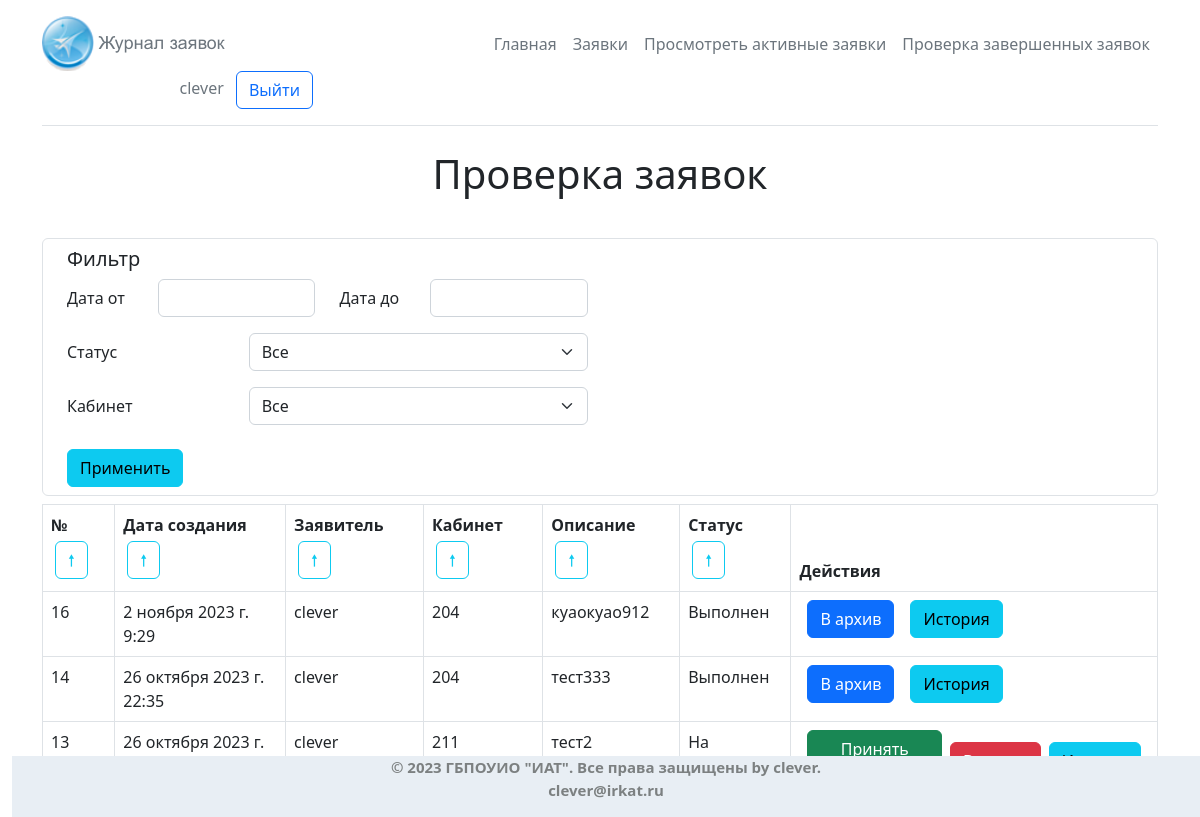
The page /labs_admin_applications/ (signed in) on the database its author committed.
### core/models.py (models this page shows, shortened)
class AuthUser(models.Model):
    password = models.CharField(max_length=128)
    last_login = models.DateTimeField(blank=True, null=True)
    is_superuser = models.BooleanField()
    username = models.CharField(unique=True, max_length=150)
    last_name = models.CharField(max_length=150)
    email = models.CharField(max_length=254)
    is_staff = models.BooleanField()
    is_active = models.BooleanField()
    date_joined = models.DateTimeField()
    first_name = models.CharField(max_length=150)
    class Meta:
        managed = False
        db_table = 'auth_user'
        verbose_name = 'Преподователь'
        verbose_name_plural = 'Преподователи'

class Application(models.Model):
    date = models.DateTimeField(default=timezone.now, verbose_name = 'Дата и Время')
    auth_user = models.ForeignKey(AuthUser, on_delete=models.CASCADE, null=True, blank=True, verbose_name = 'Преподователь')
    number_cab = models.ForeignKey(office, on_delete=models.CASCADE, null=True, blank=True, verbose_name = 'Выберите кабинет')
    description = models.TextField('Описание проблемы')
    status_application = models.ForeignKey(Status, on_delete=models.CASCADE, default='1', verbose_name = 'Cтатус')
    worker = models.ForeignKey(
        User,
        on_delete=models.SET_NULL,
        null=True,
        blank=True,
        limit_choices_to={'groups__name': 'labs'},  # Фильтр для выбора только пользователей из группы 'labs'
        verbose_name = 'Лаборант'
    )
    comments = models.TextField('Комментарии',  null=True, blank=True)
    history = HistoricalRecords()
    class Meta:
        db_table = 'applications'
        verbose_name = 'Заявка'
        verbose_name_plural = 'Заявки'

class office(models.Model):
    number = models.CharField('Номера кабинета', default="", max_length=9)
    class Meta:
        db_table = 'offices'
        verbose_name = 'кабинет'
        verbose_name_plural = 'кабинеты'
    def __str__(self):
        return f'{self.number}'

class Status(models.Model):
    name = models.CharField(max_length=128)
    class Meta:
        db_table = 'statuses'
        verbose_name = 'Статус'
        verbose_name_plural = 'Статус'

### head_admin/views.py (the view)
# urls.py: path('', views.applications_by_status, name='applications_by_status'),
@login_required
def applications_by_status(request):
    statuses = [2, 5]
    sortings = get_sortings(request)
    filters = get_filters(request)
    if 'status_application' in filters:
        statuses.append(filters['status_application'])
    applications = Application.objects.filter(
        Q(status_application__in=statuses)
        &
        Q(
            **dict(list(filters.items()))
        )
    ).order_by(sortings['ascing'] + sortings['sorting'])
    statuses = Status.objects.all()
    cabinets = office.objects.all()
    return render(
        request,
        'labs_admin_applications.html',
        {
            'applications': applications,
            'current_sorting': sortings['sorting'],
            'current_ascing': sortings['current_ascing'],
            'statuses': statuses,
            'filters': filters,
            'cabinets': cabinets,
        }
    )

### core/filters.py (called while the page is built)
def get_sortings(request):
    sorting = '-id'
    ascing = ''
    current_ascing = 1
    if request.POST.get('sorting') != None:
        sorting = request.POST.get('sorting')
    if request.POST.get('ascing') != None and request.POST.get('ascing') == '0':
        ascing = '-'
        current_ascing = 0
    return {
        'sorting': sorting,
        'ascing': ascing,
        'current_ascing': current_ascing
    }

def get_filters(request):
    filters = {}
    if request.POST.get('date__gte') != '' and request.POST.get('date__gte') != None:
        date__gte = datetime.datetime.strptime(request.POST.get('date__gte'), '%d.%m.%Y %H:%M')
        filters['date__gte'] = date__gte.isoformat()
    if request.POST.get('date__lte') != '' and request.POST.get('date__lte') != None:
        date__lte = datetime.datetime.strptime(request.POST.get('date__lte'), '%d.%m.%Y %H:%M')
        filters['date__lte'] = date__lte.isoformat()
    if request.POST.get('status_application') != None and request.POST.get('status_application') != '0':
        filters['status_application'] = int(request.POST.get('status_application'))
    if request.POST.get('number_cab') != None and request.POST.get('number_cab') != '0':
        filters['number_cab'] = int(request.POST.get('number_cab'))
    return filters

### head_admin/templates/labs_admin_applications.html (shortened to what this page needs)
{% extends 'main/general.html' %}
{% load crispy_forms_tags %}
{% load static %}
{% block body %}
<div class="container">
    <h1 class="header_text" >Проверка заявок</h1><br>
    <form action="{% url 'head_admin:applications_by_status' %}" method="POST" class="d-flex flex-column my-2">
        <div class="d-flex flex-column border border-1 border-emphasis px-4 rounded">
            <h5 class="h5 my-2">Фильтр</h5>
            <div class="mb-3 row">
                <label for="dateGte" class="col-sm-1 col-form-label">Дата от</label>
                <div class="col-sm-2">
                  <input type="text" class="form-control bs-picker" name="date__gte" {% if filters.date__gte != None %} value="{{filters.date__gte}}" {% endif %} id="dateGte">
                </div>
                <label for="dateLte" class="col-sm-1 col-form-label">Дата до</label>
                <div class="col-sm-2">
                    <input type="text" class="form-control bs-picker" name="date__lte" {% if filters.date__lte != None %} value="{{filters.date__lte}}" {% endif %} id="dateLte">
                </div>
            </div>
            <div class="mb-3 row">
                <label for="statusFilter" class="col-sm-2 col-form-label">Статус</label>
                <div class="col-sm-4">
                    <select class="form-select" name="status_application" id="statusFilter" aria-label="Статусы">
                        <option
                            value="0"
                        >Все
                        </option>
                    </select>
                </div>
            </div>
            <div class="mb-3 row">
                <label for="statusFilter" class="col-sm-2 col-form-label">Кабинет</label>
                <div class="col-sm-4">
                    <select class="form-select" name="number_cab" id="statusFilter" aria-label="Статусы">
                        <option
                            value="0"
                        >Все
                        </option>
                    </select>
                </div>
            </div>
            <div class="d-flex flex-row justify-content-start align-items-center my-2">
                <button type="submit" class="btn btn-info">Применить</button>
            </div>
        </div>
    </form>
    <table class="table table-bordered">
        <thead>
        <tr>
            <th>
                №
                <form action="{% url 'head_admin:applications_by_status' %}" method="POST" class="d-inline-block p-1">
                    <button type="submit" class="btn btn-outline-info">
                        {% if current_sorting == 'id' and current_ascing == 1 %}
                        🠗
                        {% else %}
                        🠕
                        {% endif %}
                    </button>
                </form>
            </th>
            <th>
                Дата создания
                <form action="{% url 'head_admin:applications_by_status' %}" method="POST" class="d-inline-block p-1">
                    <button type="submit" class="btn btn-outline-info">
                        {% if current_sorting == 'date' and current_ascing == 1 %}
                        🠗
                        {% else %}
                        🠕
                        {% endif %}
                    </button>
                </form>
            </th>
            <th>
                Заявитель
                <form action="{% url 'head_admin:applications_by_status' %}" method="POST" class="d-inline-block p-1">
                    <button type="submit" class="btn btn-outline-info">
                        {% if current_sorting == 'auth_user' and current_ascing == 1 %}
                        🠗
                        {% else %}
                        🠕
                        {% endif %}
                    </button>
                </form>
            </th>
            <th>
                Кабинет
                <form action="{% url 'head_admin:applications_by_status' %}" method="POST" class="d-inline-block p-1">
                    <button type="submit" class="btn btn-outline-info">
                        {% if current_sorting == 'number_cab' and current_ascing == 1 %}
                        🠗
                        {% else %}
                        🠕
                        {% endif %}
                    </button>
                </form>
            </th>
            <th>
                Описание
                <form action="{% url 'head_admin:applications_by_status' %}" method="POST" class="d-inline-block p-1">
                    <button type="submit" class="btn btn-outline-info">
                        {% if current_sorting == 'description' and current_ascing == 1 %}
                        🠗
                        {% else %}
                        🠕
                        {% endif %}
                    </button>
                </form>
            </th>
            <th>
                Статус
                <form action="{% url 'head_admin:applications_by_status' %}" method="POST" class="d-inline-block p-1">
                    <button type="submit" class="btn btn-outline-info">
                        {% if current_sorting == 'status_application' and current_ascing == 1 %}
                        🠗
                        {% else %}
                        🠕
                        {% endif %}
                    </button>
                </form>
            </th>
            <th>Действия</th>
        </tr>
        </thead>
        <tbody>
        {% for application in applications %}
            <tr>
            <td>{{ application.id }}</td>
            <td>{{ application.date }}</td>
            <td>{{ application.auth_user.username }}</td>
            <td>{{ application.number_cab }}</td>
            <td>{{ application.description }}</td>
            <td>{{ application.status_application.name }}</td>
            <td>
                <div class="d-flex flex-row align-items-center">
                    {% if application.status_application.id == 2 %}
                    <form class="mx-2" method="POST" action="{% url 'head_admin:edit_application' application.id %}">
                        <button type="submit" class="btn btn-success">Принять работу</button>
                    </form>
                    <button type="button" class="btn btn-danger" data-bs-toggle="modal" data-bs-target="#returnApplication{{ application.id }}">
                    </button>
                    {% endif %}
                    {% if application.status_application.id == 5 %}
                    <form class="mx-2" method="POST" action="{% url 'head_admin:archive_application' application.id %}">
                        <button type="submit" class="btn btn-primary">В архив</button>
                    </form>
                    {% endif %}
                    <div class="mx-2">
                        <button class="btn btn-info" type="button" data-bs-toggle="modal" data-bs-target="#historyModal{{ application.id }}">История</button>
                    </div>
                </div>
            </td>
            </tr>
        {% endfor %}
        </tbody>
    </table>
</div>
{% endblock %}

### main/templates/main/general.html (shortened to what this page needs)
{% load static %}
<!DOCTYPE html>
<html lang="en">
<head>
    <link rel="stylesheet" href="{% static 'main/css/bootstrap.min.css' %}">
    <link rel="stylesheet" href="{% static 'main/css/bootstrap-datetimepicker.min.css' %}">
    <link rel="stylesheet" href="{% static 'main/css/main.css' %}">
</head>
<body>
<section>
    <div class="container">
        <header class="d-flex flex-wrap align-items-center justify-content-center justify-content-md-between py-3 mb-4 border-bottom">
            <a href="{% url 'home' %}"
               class="d-flex align-items-center col-md-3 mb-2 mb-md-0 text-dark text-decoration-none">
                <img src="{% static 'main/img/logo.png' %}" alt="">
            </a>
            <ul class="nav col-12 col-md-auto mb-2 justify-content-center mb-md-0">
                <li><a href="{% url 'home' %}" class="nav-link px-2 link-secondary">Главная</a></li>
                {% if user.is_authenticated %}
                {% if perms.core.view_application %}
                <li><a href="/record" class="nav-link px-2 link-secondary">Заявки</a></li>
                {% endif %}
                {% if perms.core.view_status %}
                <li><a href="/labs_applications" class="nav-link px-2 link-secondary">Просмотреть активные заявки</a></li>
                {% endif %}
                {% if perms.core.view_office %}
                <li><a href="/labs_admin_applications" class="nav-link px-2 link-secondary">Проверка завершенных заявок</a></li>
                {% endif %}
                {% endif %}
            </ul>
            <div class="col-md-3 text-end">
                {% if user.is_authenticated %}
                <span class="text-secondary me-2">{{ user.username }}</span>
                <a class="btn btn-outline-primary me-2" href="{% url 'logout' %}">Выйти</a>
                {% else %}
                <a class="btn btn-outline-primary me-2" href="{% url 'login' %}">Войти</a>
                <a class="btn btn-primary" href="{% url 'registration' %}">Регистрация</a>
                {% endif %}
            </div>
        </header>
    </div>
    <div class="footer">
        <footer>© 2023 ГБПОУИО "ИАТ". Все права защищены by clever.
            <address>clever@irkat.ru</address>
        </footer>
    </div>
</section>
<main>
    {% block body %} {% endblock body %}
</main>
</body>
</html>

### main/static/main/css/main.css (style rules this page uses)
*,*:before,*:after { margin: 0; padding: 0; box-sizing: border-box; text-decoration: none; list-style-type: none; }
.footer { position: fixed; right: 0; bottom: 0; text-align: center; background: #E8EEF4; color: #7c8081; width: 99%; font-size: 15px; font-weight: bold; }
.header_text { text-align: center; }

### rows shown on the page
Application: id "16", date "2 ноября 2023 г. 9:29", auth_user.username "clever", number_cab "204", description "куаокуао912", status_application.name "Выполнен", shows "В архив"
Application: id "14", date "26 октября 2023 г. 22:35", auth_user.username "clever", number_cab "204", description "тест333", status_application.name "Выполнен", shows "В архив"
Application: id "13", date "26 октября 2023 г.…", auth_user.username "clever", number_cab "211", description "тест2", status_application.name "На…"

### other values the page prints
{{ user.username }} "clever"
